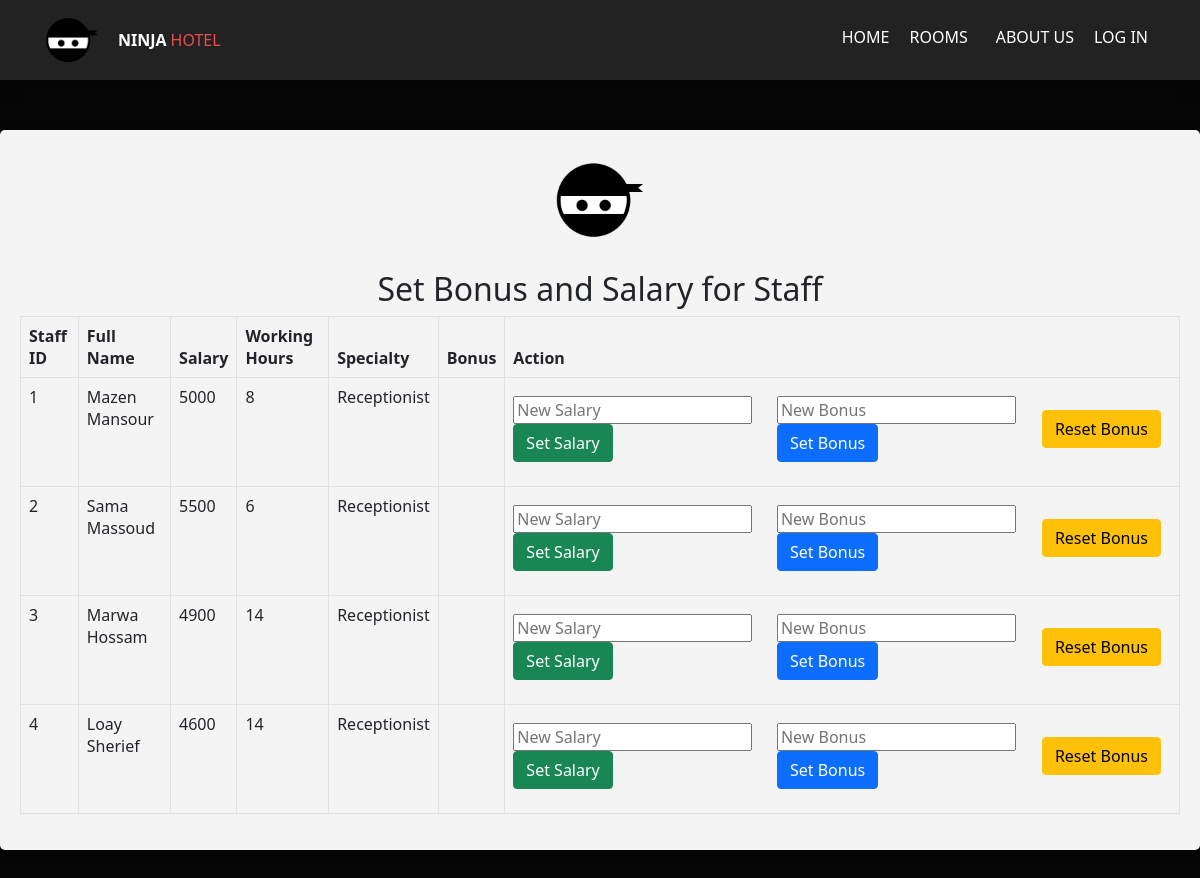
Before: /manager/setbonusandsalary.php with the older database file.
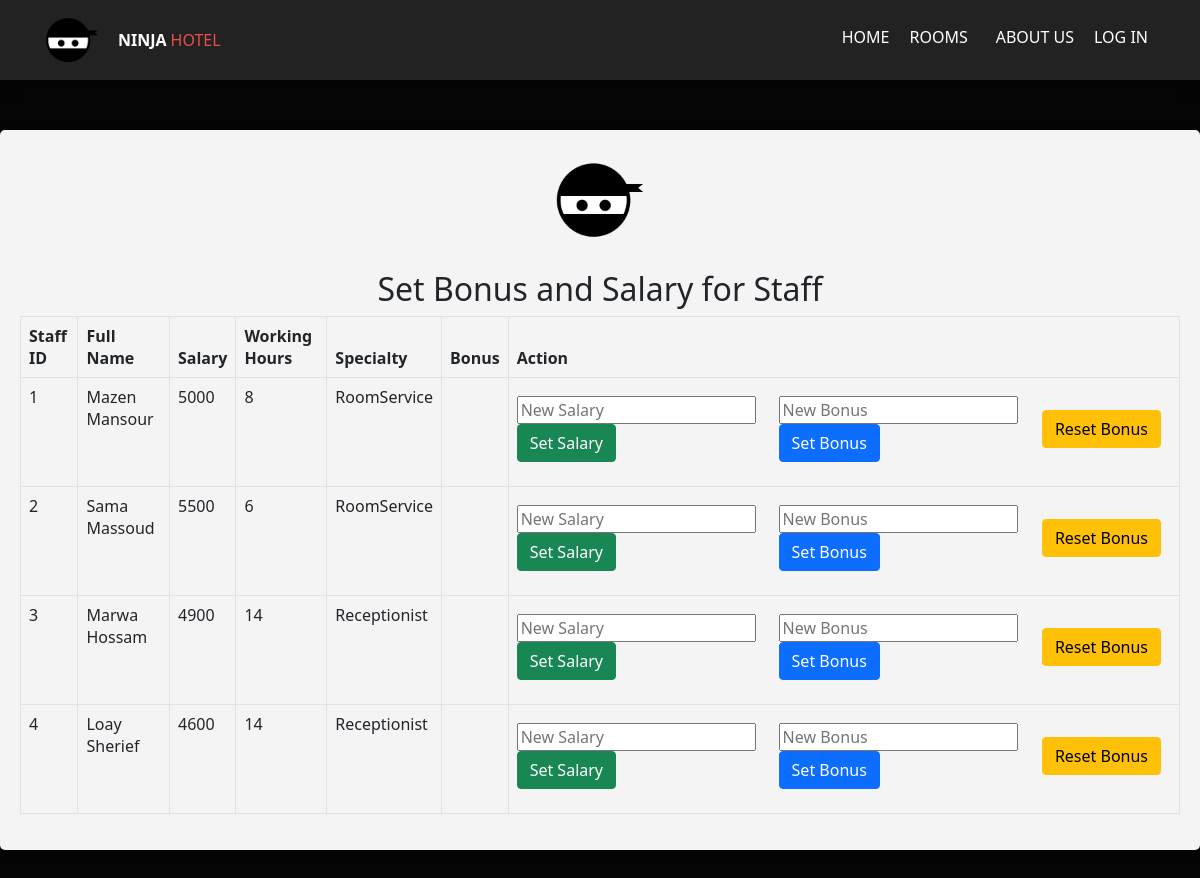
After: the same page with the newer database file.
### tables this page shows
CREATE TABLE `staff` (
  `staff_ID` int(20) NOT NULL,
  `FName` varchar(30) DEFAULT NULL,
  `LName` varchar(20) DEFAULT NULL,
  `age` int(3) DEFAULT NULL,
  `phone_number` varchar(40) DEFAULT NULL,
  `position` varchar(20) DEFAULT NULL,
  `salary` int(250) DEFAULT NULL,
  `working_hours` int(30) DEFAULT NULL,
  `bonus` int(20) DEFAULT NULL,
  `manager_ID` int(20) NOT NULL,
  `username` varchar(20) NOT NULL,
  `roomservice_ID` int(20) DEFAULT NULL
);

### manager/setbonusandsalary.php (the view, shortened to what this page needs)
<?php
include '../tools/connection.php';
include '../tools/navbar.php';
?>
<!DOCTYPE html>
<html lang="en">
<head>
    <link rel="stylesheet" href="../css/bootstrap.min.css">
</head>
<body style="background-color: rgb(5,5,5);">
    <?php
        $staffQuery = "SELECT staff_ID, FName, LName, salary, working_hours, bonus, roomservice_ID FROM staff";
        $staffResult = $conn->query($staffQuery);
    ?>
    <div class="container1 text-center">
        <div class="manage-box">
            <img src="../images/ninja.png" alt="ninja Photo" class="manage-img" height="100px">
            <h2>Set Bonus and Salary for Staff</h2>
            <table class="table table-bordered">
                <thead>
                    <tr>
                        <th>Staff ID</th>
                        <th>Full Name</th>
                        <th>Salary</th>
                        <th>Working Hours</th>
                        <th>Specialty</th>
                        <th>Bonus</th>
                        <th>Action</th>
                    </tr>
                </thead>
                <tbody>
                    <?php
                        while ($staffRow = $staffResult->fetch_assoc()) {
                            $staffID = $staffRow['staff_ID'];
                            $fullName = $staffRow['FName'] . ' ' . $staffRow['LName'];
                            $salary = $staffRow['salary'];
                            $workingHours = $staffRow['working_hours'];
                            $bonus = $staffRow['bonus'];
                            $roomserviceID = $staffRow['roomservice_ID'];
                            $specialty = ($roomserviceID != null) ? 'RoomService' : 'Receptionist';
                            echo "
                            <tr>
                                <td>$staffID</td>
                                <td>$fullName</td>
                                <td>$salary</td>
                                <td>$workingHours</td>
                                <td>$specialty</td>
                                <td>$bonus</td>
                                <td>
                                    <div class='bonus-form'>
                                        <form action='' method='post'>
                                            <input type='hidden' name='staffID' value='$staffID'>
                                            <input type='number' name='newSalary' placeholder='New Salary' required>
                                            <input type='submit' class='btn btn-success' name='setSalary' value='Set Salary'>
                                        </form>
                                        <form action='' method='post'>
                                            <input type='hidden' name='staffID' value='$staffID'>
                                            <input type='number' name='newBonus' placeholder='New Bonus' required>
                                            <input type='submit' class='btn btn-primary' name='setBonus' value='Set Bonus'>
                                        </form>
                                        <form action='' method='post'>
                                            <input type='hidden' name='staffID' value='$staffID'>
                                            <input type='submit' class='btn btn-warning' name='resetBonus' value='Reset Bonus'>
                                        </form>
                                    </div>
                                </td>
                            </tr>
                            ";
                        }
                    ?>
                </tbody>
            </table>
        </div>
    </div>
</body>
</html>

Changed rows visible on the page:
changed staff "Mazen Mansour": roomservice_ID "Receptionist" → "RoomService"
changed staff "Sama Massoud": roomservice_ID "Receptionist" → "RoomService"
